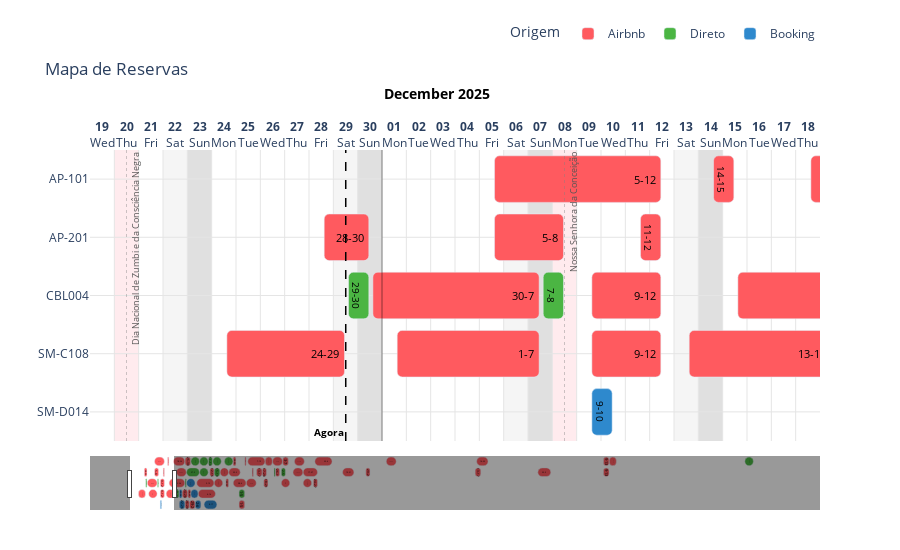

The code cell stored with this chart in its notebook:
### Code cell
# --- Configuração ---
SHEET_KEY = '1FqgTQAGebxvHUdVXI471HpAaXeXyCFdFWur7Pck0hLY'
CREDS_FILE = 'credentials2.json' # (ou o nome correto das suas credenciais)
# Define o nome do arquivo HTML de saída
html_output_file = 'ocupacao_apartamentos.html' # Nome de arquivo atualizado

df_para_grafico = ler_gsheet_reservas_consolidadas(SHEET_KEY, 'Reservas Consolidadas', CREDS_FILE)

display(df_para_grafico.head())  # Verifica os dados preparados

fig_ocupacao = criar_grafico_ocupacao(df_para_grafico)



# Salva o gráfico
fig_ocupacao.write_html(html_output_file)
print(f"Gráfico salvo como '{html_output_file}'.")
